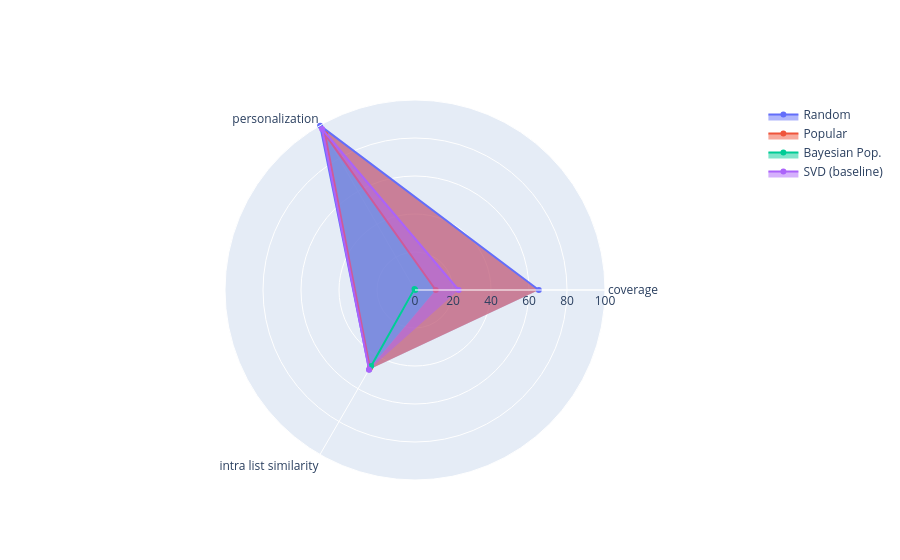

The notebook cell saved with this chart:
### Code cell
# ── Radar/Summary plot ────────────────────────────────────────
model_names = ['Random', 'Popular', 'Bayesian Pop.', 'SVD (baseline)']
recmetrics.metrics_plot(
    model_names=model_names,
    coverage_scores=[coverage_random, coverage_popular, coverage_bayesian, coverage_svd],
    personalization_scores=[personalization_random, personalization_popular,
                            personalization_bayesian, personalization_svd],
    intra_list_similarity_scores=[diversity_random, diversity_popular,
                                  diversity_bayesian, diversity_svd]
)

### Figure 1 — Plotly figure (JSON) as saved in the notebook; plotly's stock layout.template omitted (floating-point values rounded to 4 significant figures)
{"data": [{"fill": "tonext", "name": "Random", "r": [65.16, 99.87, 48.25], "theta": ["coverage", "personalization", "intra list similarity"], "type": "scatterpolar"}, {"fill": "tonext", "name": "Popular", "r": [10.9, 94.6, 47.4], "theta": ["coverage", "personalization", "intra list similarity"], "type": "scatterpolar"}, {"fill": "tonext", "name": "Bayesian Pop.", "r": [0.14, 0.563, 46.15], "theta": ["coverage", "personalization", "intra list similarity"], "type": "scatterpolar"}, {"fill": "tonext", "name": "SVD (baseline)", "r": [22.99, 97.84, 48.39], "theta": ["coverage", "personalization", "intra list similarity"], "type": "scatterpolar"}], "layout": {"polar": {"radialaxis": {"range": [0, 100], "visible": true}}, "showlegend": true}}
